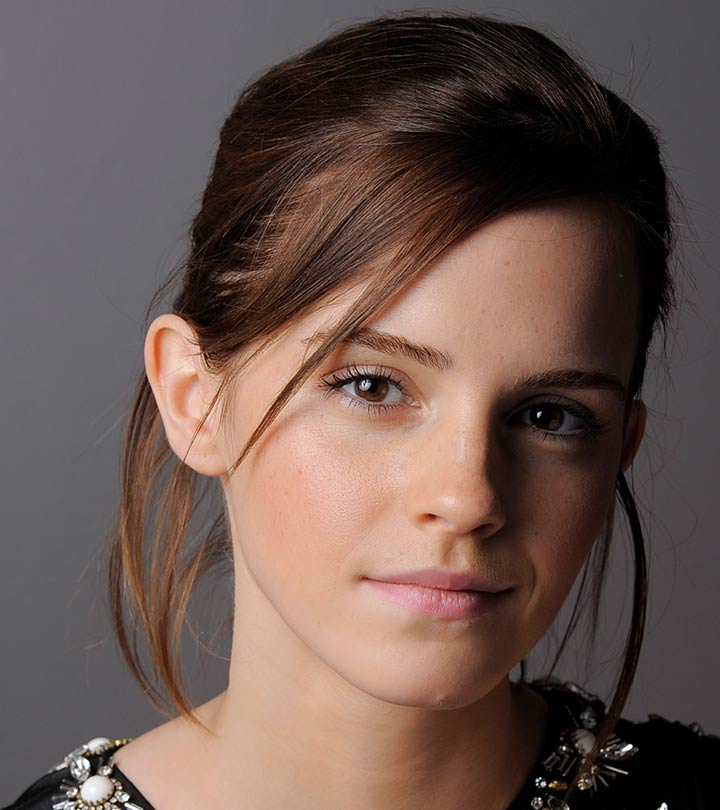
#> input picture a1images/emma.jpg, 720 x 810 px, found by its file name
$ jupyter execute Assignment_1_vision_Q2.ipynb
#> lines starting #> are read from the running program, lines starting #| are printed output that depends on the picture
<a href="https://colab.research.google.com/github/mugesram/Point-Operations-Spatial-Filtering/blob/main/Assignment_1_vision_Q2.ipynb" target="_parent"></a>

indensity transformation

[cell 1]
import cv2 as cv
import matplotlib.pyplot as plt
import numpy as np

[cell 2]
# Reading Image
image = cv.imread("/content/drive/MyDrive/Vision/Assignment-1/emma.jpg")
#> image is the input picture: shape (810, 720, 3); mean B, G, R 80.1, 87.4, 106.8

fix,ax = plt.subplots(1,1,figsize=(5,8))
ax.imshow(cv.cvtColor(image,cv.COLOR_BGR2RGB))
ax.xaxis.set_ticks_position('top')
ax.yaxis.set_ticks_position('left')
plt.show()

[cell 3]
# Making transform function
t1 = np.linspace(0,50,51)
t2 = np.linspace(100,255,101)
t3 = np.linspace(150,255,106)
t1[-1] = (t1[-1] + t2[0])/2
t2 = np.delete(t2,0)
t2[-1] = (t2[-1] + t3[0])/2
t3 = np.delete(t3,0)
transform = np.concatenate((t1, t2), axis=0).astype('uint8')
transform = np.concatenate((transform, t3), axis=0).astype('uint8')
print(len(transform))
fig,ax = plt.subplots()
ax.plot(transform)
ax.set_xlabel(r'Input, $f(\mathbf{x})$')
ax.set_ylabel('Output, $\mathrm{T}[f(\mathbf{x})]$')
ax.set_xlim(0,255)
ax.set_ylim(0,255)
ax.set_aspect('equal')
plt.show()
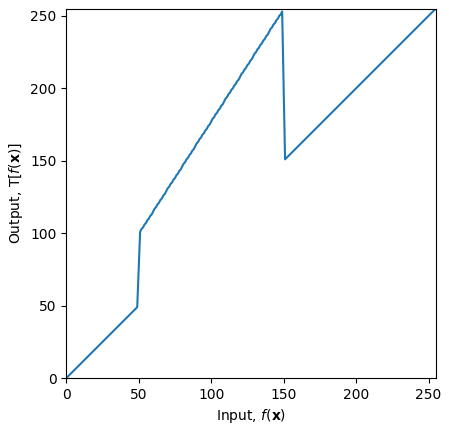
#> figure drawn by matplotlib, 1 panel; curve peaks at x = 255, y = 255

[cell 4]
# implementing transformation
transformed_image = cv.LUT(image, transform)
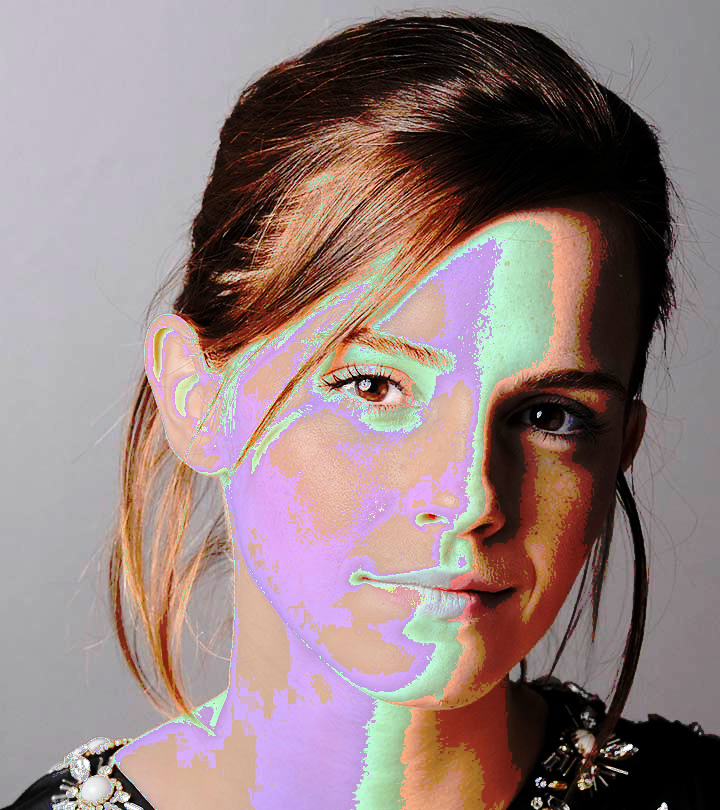
#> transformed_image: shape (810, 720, 3); mean B, G, R 126.9, 127.7, 147.8

fig, ax = plt.subplots(1, 2, figsize=(12, 8))
ax[0].imshow(image)
ax[0].set_title('Original Image')
ax[1].imshow(transformed_image)
ax[1].set_title('Transformed Image')
for a in ax:
    a.axis('off')
plt.show()
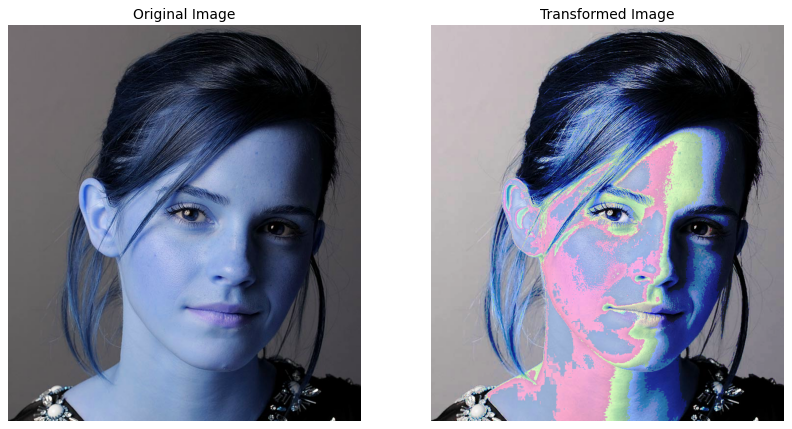
#> figure drawn by matplotlib, 2 panels; B, G, R data is drawn as R, G, B

Brain Image Analysis

[cell 5]
# Reading Image
image = cv.imread("/content/drive/MyDrive/Vision/Assignment-1/brain_proton_density_slice.png")
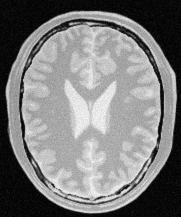
#> input picture a1images/brain_proton_density_slice.png, 181 x 217 px, found by its file name
#> image is the input picture: shape (217, 181, 3); min 0, max 251, mean 123.7

fix,ax = plt.subplots(1,1,figsize=(5,8))
cvt_img = cv.cvtColor(image,cv.COLOR_BGR2RGB)
ax.imshow(cvt_img)
ax.xaxis.set_ticks_position('top')
ax.yaxis.set_ticks_position('left')
plt.show()
cvt_img.shape
#> Out = (217, 181, 3)

[cell 6]
# need to find intensity ranges of each matters
# finding Idensity range of grey matters
min = 255
max = 0
total = np.uint32(0)
n = 0
for i in range(110,120):
  for j in range(50,55):
    v = np.uint32(cvt_img[i][j][0])
    total += v
    n += 1
    if min > v:
      min = v
    if max < v:
      max = v
#> after the loop, max = 191; min = 158; n = 50; total = 8470
print(min,max)
#| 158 191
print(total/n)
#| 169.4

[cell 7]
# finding Indensity range of white matters
min = 255
max = 0
total = np.uint32(0)
n = 0
for i in range(50,55):
  for j in range(45,50):
    v = np.uint32(cvt_img[i][j][0])
    total += v
    n += 1
    if min > v:
      min = v
    if max < v:
      max = v
#> after the loop, max = 192; min = 168; n = 25; total = 4519
print(min,max)
#| 168 192
print(total/n)
#| 180.76

[cell 8]
cvt_img[100][75]
#> Out = [230, 230, 230]

white matters 180-200, grey matter 150-175

[cell 9]
# accentuating white matter
lb = 150
ub = 175
t1 = np.array([0]*lb)
t2 = np.linspace(lb,ub,ub-lb)
t3 = np.array([0]*(256-ub))
transform = np.concatenate((t1, t2), axis=0).astype('uint8')
transform = np.concatenate((transform, t3), axis=0).astype('uint8')
print(len(transform))

[cell 10]
transformed_image = cv.LUT(cvt_img, transform)
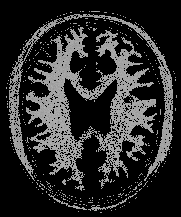
#> transformed_image: shape (217, 181, 3); min 0, max 175, mean 43.9

fig, ax = plt.subplots(1, 2, figsize=(12, 8))
ax[0].imshow(cvt_img)
ax[0].set_title('Original Image')
ax[1].imshow(transformed_image)
ax[1].set_title('Grey Matter')
for a in ax:
    a.axis('off')
plt.show()

[cell 11]
# accentuating grey matter
lb = 180
ub = 210
t1 = np.array([0]*lb)
t2 = np.linspace(lb,ub,ub-lb)
t3 = np.array([0]*(256-ub))
transform = np.concatenate((t1, t2), axis=0).astype('uint8')
transform = np.concatenate((transform, t3), axis=0).astype('uint8')
print(len(transform))

[cell 12]
transformed_image = cv.LUT(cvt_img, transform)
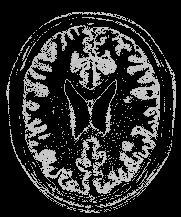
#> transformed_image: shape (217, 181, 3); min 0, max 210, mean 44.6

fig, ax = plt.subplots(1, 2, figsize=(12, 8))
ax[0].imshow(cvt_img)
ax[0].set_title('Original Image')
ax[1].imshow(transformed_image)
ax[1].set_title('White Matter')
for a in ax:
    a.axis('off')
plt.show()
